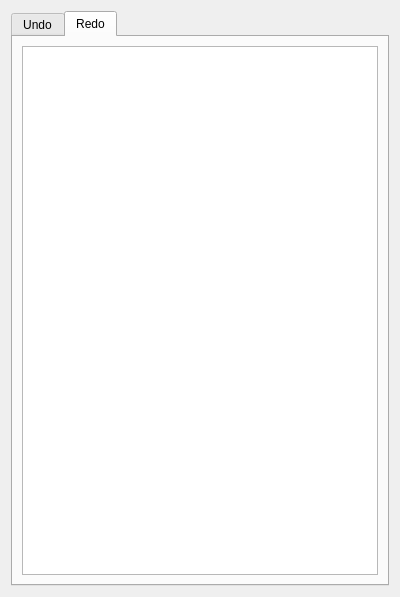
<?xml version="1.0" encoding="UTF-8"?>
<ui version="4.0">
 <class>Form</class>
 <widget class="QWidget" name="Form">
  <property name="geometry">
   <rect>
    <x>0</x>
    <y>0</y>
    <width>400</width>
    <height>597</height>
   </rect>
  </property>
  <property name="windowTitle">
   <string>Form</string>
  </property>
  <layout class="QVBoxLayout" name="verticalLayout">
   <item>
    <widget class="QTabWidget" name="tabWidget">
     <property name="currentIndex">
      <number>1</number>
     </property>
     <widget class="QWidget" name="undo">
      <attribute name="title">
       <string>Undo</string>
      </attribute>
      <layout class="QVBoxLayout" name="verticalLayout_2">
       <item>
        <widget class="QListView" name="undoListView"/>
       </item>
      </layout>
     </widget>
     <widget class="QWidget" name="redo">
      <attribute name="title">
       <string>Redo</string>
      </attribute>
      <layout class="QVBoxLayout" name="verticalLayout_3">
       <item>
        <widget class="QListView" name="redoListView"/>
       </item>
      </layout>
     </widget>
    </widget>
   </item>
  </layout>
 </widget>
 <resources/>
 <connections/>
</ui>
